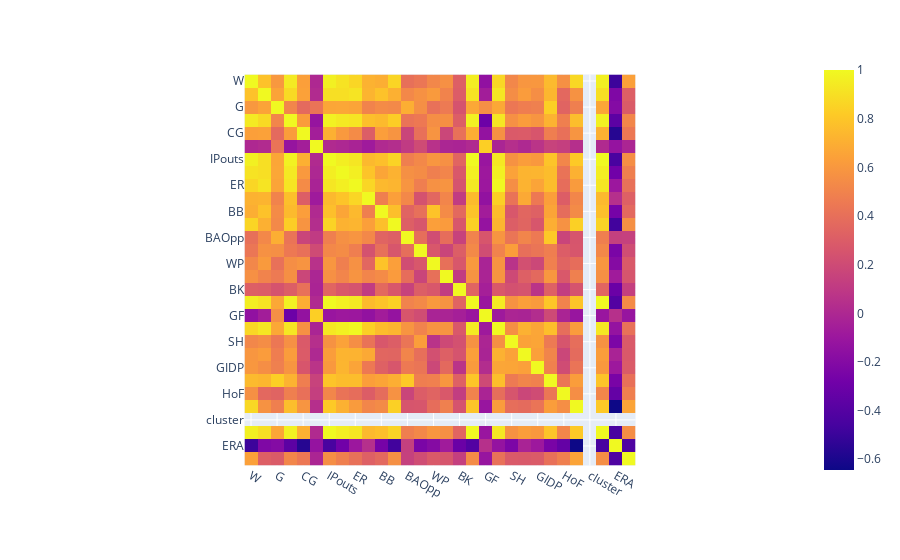

Notebook code cell kept with this figure:
### Code cell
# pd.set_option("display.max_rows", None, "display.max_columns", None)
fig = px.imshow(stats_with_clusters_2.corr())
fig.show()

### Figure 1 — Plotly figure (JSON) as saved in the notebook; plotly's stock layout.template omitted (floating-point values rounded to 4 significant figures; data arrays with more than 128 entries replaced by an {"elided": "..."} marker saying what was removed)
{"data": [{"coloraxis": "coloraxis", "hovertemplate": "x: %{x}<br>y: %{y}<br>color: %{z}<extra></extra>", "name": "0", "type": "heatmap", "x": ["W", "L", "G", "GS", "CG", "SV", "IPouts", "H", "ER", "HR", "BB", "SO", "BAOpp", "IBB", "WP", "HBP", "BK", "BFP", "GF", "R", "SH", "SF", "GIDP", "Years_Played", "HoF", "WAR", "cluster", "IP", "ERA", "num_of_20_wins"], "xaxis": "x", "y": ["W", "L", "G", "GS", "CG", "SV", "IPouts", "H", "ER", "HR", "BB", "SO", "BAOpp", "IBB", "WP", "HBP", "BK", "BFP", "GF", "R", "SH", "SF", "GIDP", "Years_Played", "HoF", "WAR", "cluster", "IP", "ERA", "num_of_20_wins"], "yaxis": "y", "z": {"elided": "30x30 float values"}}], "layout": {"coloraxis": {"colorscale": [[0, "#0d0887"], [0.1111, "#46039f"], [0.2222, "#7201a8"], [0.3333, "#9c179e"], [0.4444, "#bd3786"], [0.5556, "#d8576b"], [0.6667, "#ed7953"], [0.7778, "#fb9f3a"], [0.8889, "#fdca26"], [1, "#f0f921"]]}, "margin": {"t": 60}, "xaxis": {"anchor": "y", "constrain": "domain", "domain": [0, 1], "scaleanchor": "y"}, "yaxis": {"anchor": "x", "autorange": "reversed", "constrain": "domain", "domain": [0, 1]}}}
